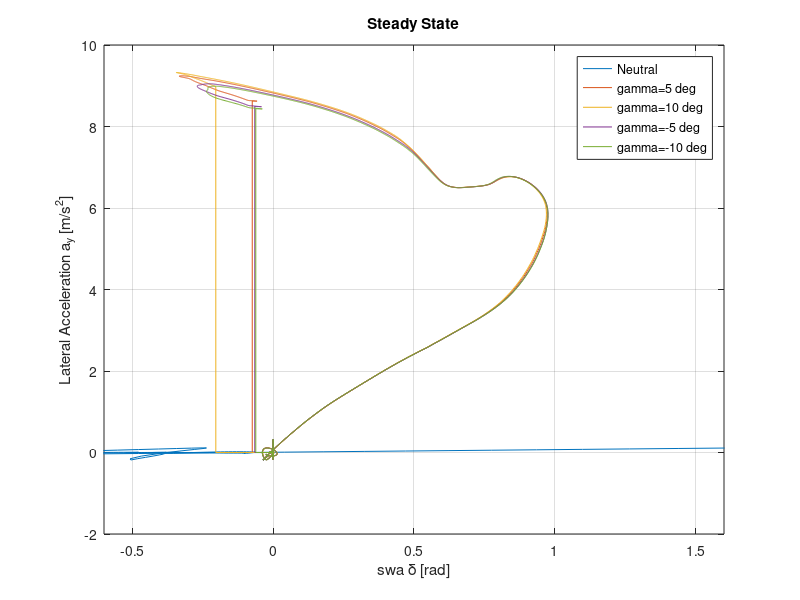
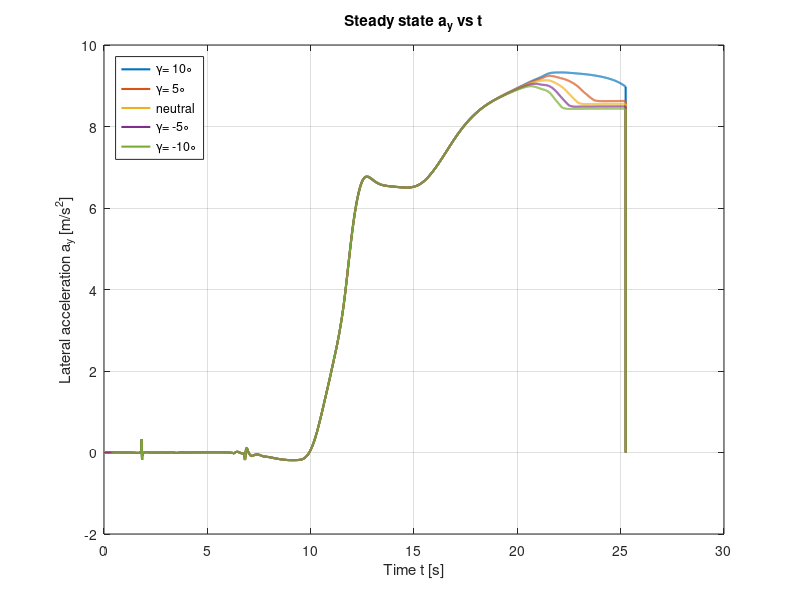
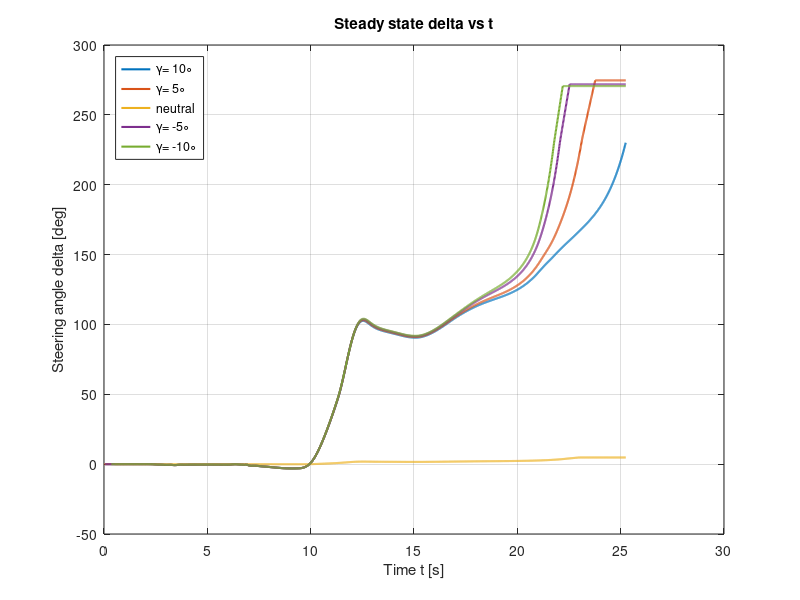
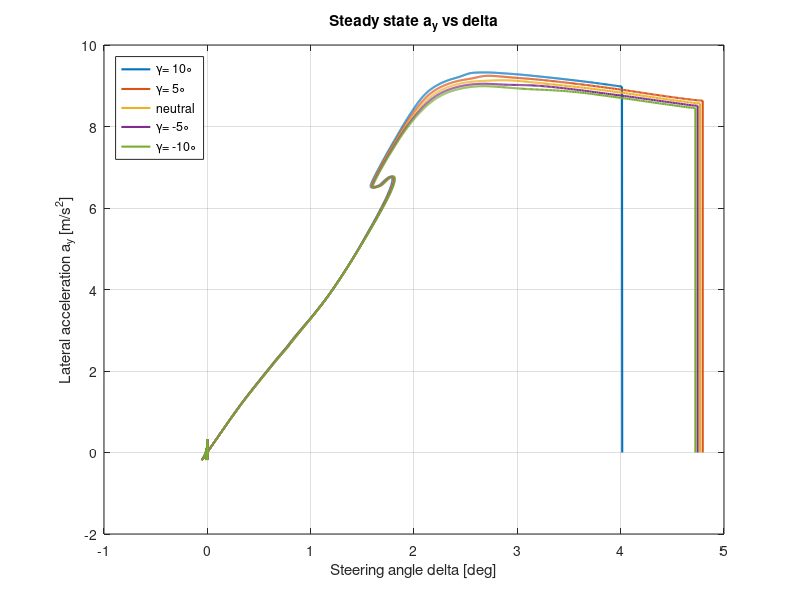

MATLAB code to generate these figures, in order:
%%
clear all;

load("rad_ay.mat");
figure(1);

plot(rad_neu*180/pi, ay_neu);
hold on;
plot(rad_5*180/pi, ay_5);
plot(rad_10*180/pi, ay_10);
plot(rad_neg5*180/pi, ay_neg5);
plot(rad_neg10*180/pi, ay_neg10);
hold off;

xlabel('swa \delta [rad]');
ylabel('Lateral Acceleration a_y [m/s^2]');
title("Steady State");
legend("Neutral","\gamma=5 deg","\gamma=10 deg","\gamma=-5 deg","\gamma=-10 deg","Location","northeast");
grid on;
axis([-0.6 1.6 -2 10]);

%%
clear all;
load("ssa_swa.mat");

figure(2);
plot(t_10, ay_10,'LineWidth',1.5);
hold on;
plot(t_5, ay_5,'LineWidth',1.5);
plot(t_neu, ay_neu,'LineWidth',1.5);
plot(t_neg5, ay_neg5,'LineWidth',1.5);
plot(t_neg10, ay_neg10,'LineWidth',1.5);
hold off;
xlabel("Time t [s]");
ylabel("Lateral acceleration a_y [m/s^2]");
title("Steady state a_y vs t");
grid on;
legend('\gamma= 10\circ','\gamma= 5\circ','neutral','\gamma= -5\circ','\gamma= -10\circ','Location','Northwest');


figure(3);
plot(t_10, rad_10*180/pi,'LineWidth',1.5);
hold on;
plot(t_5, rad_5*180/pi,'LineWidth',1.5);
plot(t_neu, rad_neu,'LineWidth',1.5);
plot(t_neg5, rad_neg5*180/pi,'LineWidth',1.5);
plot(t_neg10, rad_neg10*180/pi,'LineWidth',1.5);
hold off;
xlabel("Time t [s]");
ylabel("Steering angle \delta [deg]");
title("Steady state \delta vs t");
grid on;
legend('\gamma= 10\circ','\gamma= 5\circ','neutral','\gamma= -5\circ','\gamma= -10\circ','Location','Northwest');


figure(4);
plot(rad_10, ay_10,'LineWidth',1.5);
hold on;
plot(rad_5, ay_5,'LineWidth',1.5);
plot(rad_neu, ay_neu,'LineWidth',1.5);
plot(rad_neg5, ay_neg5,'LineWidth',1.5);
plot(rad_neg10, ay_neg10,'LineWidth',1.5);
hold off;
xlabel("Steering angle \delta [deg]");
ylabel("Lateral acceleration a_y [m/s^2]");
title("Steady state a_y vs \delta");
grid on;
legend('\gamma= 10\circ','\gamma= 5\circ','neutral','\gamma= -5\circ','\gamma= -10\circ','Location','Northwest');
